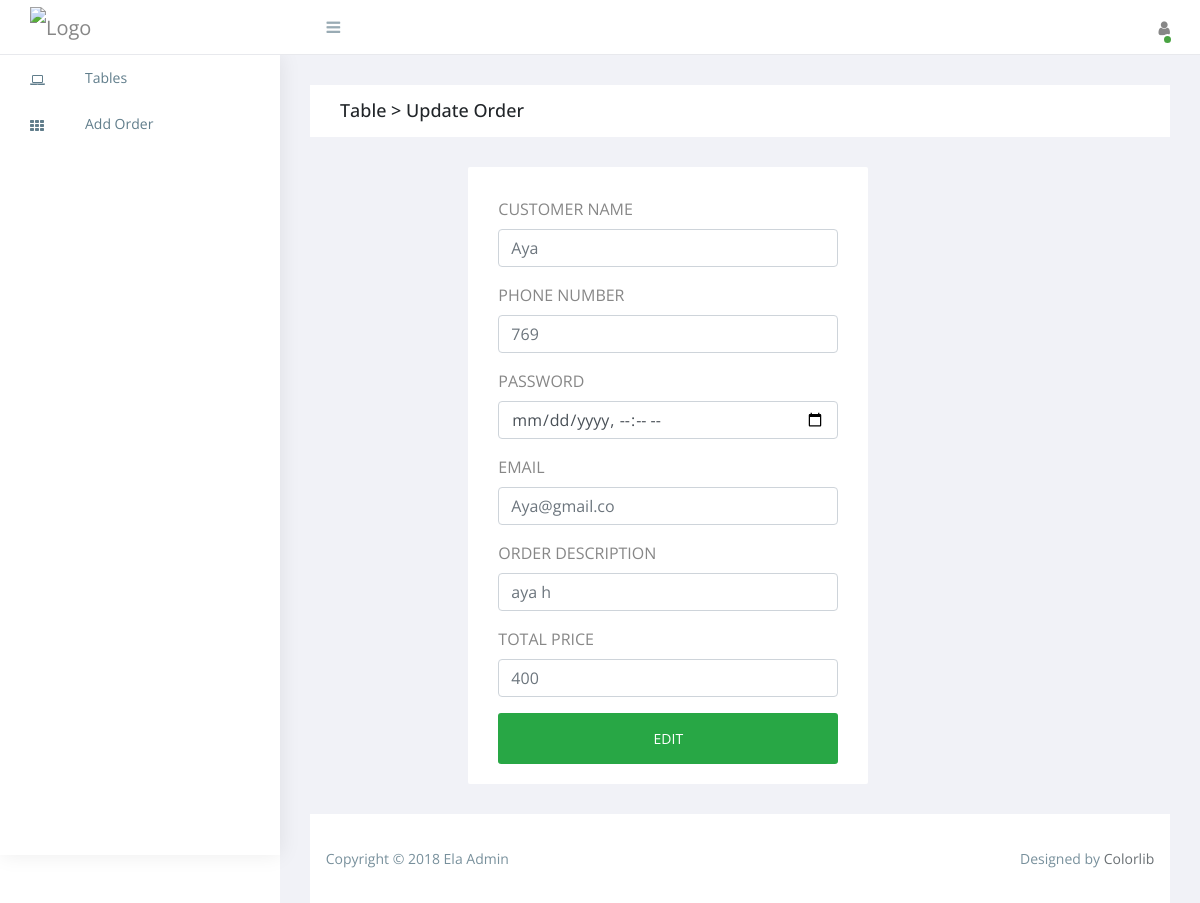
/update.php?var=4, run on the app's committed database.
### tables this page shows
CREATE TABLE `orderr` (
  `OrderID` int(11) NOT NULL,
  `PhoneNumber` int(11) DEFAULT NULL,
  `OrderDateTime` date DEFAULT NULL,
  `DeliveryDateTime` date DEFAULT NULL,
  `TotalPrice` int(11) DEFAULT NULL,
  `Email` varchar(255) DEFAULT NULL,
  `CustomertName` varchar(255) DEFAULT NULL,
  `WorkerId` varchar(255) NOT NULL,
  `descr` text NOT NULL
);

### update.php (the view, shortened to what this page needs)
<?php
  $var = $_GET['var'];
include 'connection.php';
?>
<!doctype html>
 <html class="no-js" lang="">
<head>
    <link rel="stylesheet" href="https://cdn.jsdelivr.net/npm/normalize.css@8.0.0/normalize.min.css">
    <link rel="stylesheet" href="https://cdn.jsdelivr.net/npm/bootstrap@4.1.3/dist/css/bootstrap.min.css">
    <link rel="stylesheet" href="https://cdn.jsdelivr.net/npm/font-awesome@4.7.0/css/font-awesome.min.css">
    <link rel="stylesheet" href="https://cdn.jsdelivr.net/gh/lykmapipo/themify-icons@0.1.2/css/themify-icons.css">
    <link rel="stylesheet" href="https://cdn.jsdelivr.net/npm/pixeden-stroke-7-icon@1.2.3/pe-icon-7-stroke/dist/pe-icon-7-stroke.min.css">
    <link rel="stylesheet" href="https://cdnjs.cloudflare.com/ajax/libs/flag-icon-css/3.2.0/css/flag-icon.min.css">
    <link rel="stylesheet" href="assets/css/cs-skin-elastic.css">
    <link rel="stylesheet" href="assets/css/style.css">
</head>
<body>
    <aside id="left-panel" class="left-panel">
            <nav class="navbar navbar-expand-sm navbar-default">
            <div id="main-menu" class="main-menu collapse navbar-collapse">
                <ul class="nav navbar-nav">
                   <li>
                        <a href="index.php"><i class="menu-icon fa fa-laptop"></i>Tables </a>
                    </li>
                          <li>
                        <a href="addorder.php"><i class="menu-icon fa fa-th"></i>Add Order</a>
                    </li>
                </ul>
            </div>
        </nav>
    </aside>
    <div id="right-panel" class="right-panel">
        <header id="header" class="header">
            <div class="top-left">
                <div class="navbar-header">
                    <a class="navbar-brand" href="./"><img src="images/transcend-logo.png" alt="Logo" width="50" height="40"></a>
                    <a id="menuToggle" class="menutoggle"><i class="fa fa-bars"></i></a>
                </div>
            </div>
            <div class="top-right">
                <div class="header-menu">
                    <div class="user-area dropdown float-right">
                        <a href="#" class="dropdown-toggle active" " data-toggle="dropdown" aria-haspopup="true" aria-expanded="false">
                       <i class="fa fa-user"></i>
                        </a>
                    </div>
                </div>
            </div>
        </header>
<div class="breadcrumbs">
            <div class="breadcrumbs-inner">
                <div class="row m-0">
                    <div class="col-sm-12">
                        <div class="page-header float-left">
                            <div class="page-title">
                                <h1>Table > Update Order</h1>
                            </div>
                        </div>
                    </div>
                </div>
            </div>
        </div>
        <div class="content">
            <div class="animated fadeIn">
    <div class="row m-0">
   <div class="col-sm-2">
</div>
                    <div class="col-sm-6">
<div class="login-form">
<?php
 $usql = "SELECT * FROM `orderr` WHERE OrderID = '" .$var. "'  ;";
      $result = mysqli_query($db, $usql);
   while($row = mysqli_fetch_array($result)){
echo'    <form action="" method="post" >
                        <div class="form-group">
<div class="form-group">
                            <label>Customer Name</label>
                            <input type="text" name="CustomertName" class="form-control" placeholder="' . $row['CustomertName'] . '">
                        </div>
                            <label>Phone Number</label>
                            <input type="text" name="PhoneNumber" class="form-control" placeholder="' . $row['PhoneNumber'] . '">
                        </div>
<div class="form-group">
                            <label>Password</label>
                            <input type="datetime-local" name="DeliveryDateTime" class="form-control" placeholder="' . $row['DeliveryDateTime'] . '">
                        </div>
<div class="form-group">
                            <label>Email</label>
                            <input type="email" name="Email" class="form-control" placeholder="' . $row['Email'] . '">
                        </div>
<div class="form-group">
                            <label>Order Description</label>
                         <input type="text" name="comment" class="form-control" placeholder="' . $row['descr'] . '"">
                        </div>
<div class="form-group">
                            <label>Total Price</label>
                         <input type="text" name="TotalPrice" class="form-control" placeholder="' . $row['TotalPrice'] . '"">
                        </div>
                        <button type="text" class="btn btn-success btn-flat m-b-30 m-t-30">Edit</button>
                    </form>';
}
                 ?>
</div>
</div>
                </div>
        </div>
    </div>
    <footer class="site-footer">
        <div class="footer-inner bg-white">
            <div class="row">
                <div class="col-sm-6">
                    Copyright &copy; 2018 Ela Admin
                </div>
                <div class="col-sm-6 text-right">
                    Designed by <a href="https://colorlib.com">Colorlib</a>
                </div>
            </div>
        </div>
    </footer>
</div>
</body>
</html>

### data on the page
orderr: CustomertName "Aya", PhoneNumber "769", Email "Aya@gmail.co", comment "aya h", TotalPrice "400"
